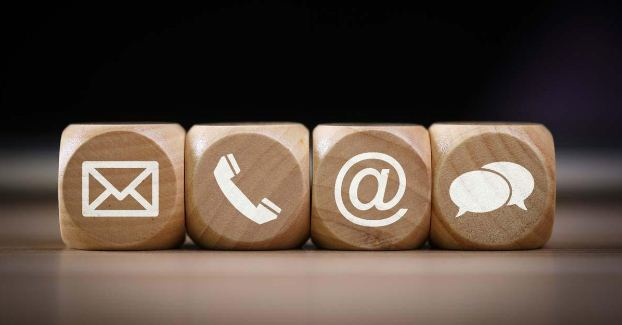
#> input picture 3.JPG, 622 x 325 px
$ python gray.py
#> lines starting #> are read from the running program, lines starting #| are printed output that depends on the picture; after the words box and inside, x2 and y2 are one past the last pixel; in counts of white or black regions, pixels touching at a corner belong together
import cv2
import numpy as np


img = cv2.imread("3.JPG")
#> img is the input picture: shape (325, 622, 3); mean B, G, R 65.8, 75.9, 90.8
imgGray = cv2.cvtColor(img, cv2.COLOR_BGRA2GRAY)
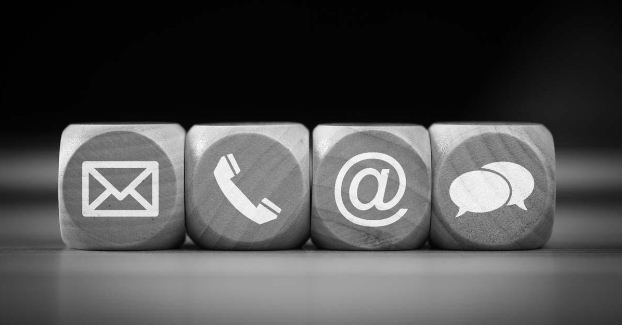
#> imgGray: shape (325, 622); min 0, max 254, mean 79.2
imgblur = cv2.GaussianBlur(imgGray, (7, 7), 0)
imgcanny = cv2.Canny(img, 100, 100)
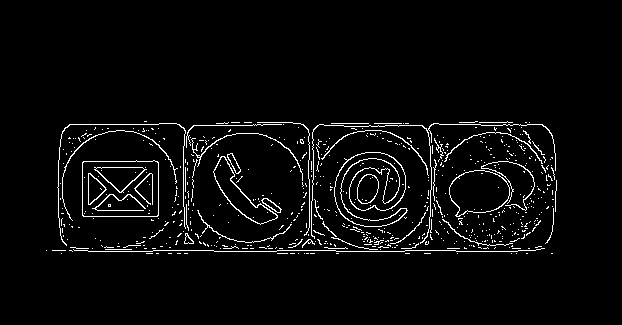
#> imgcanny: shape (325, 622); 3.8% white in thin lines or dots, all inside (x1, y1, x2, y2) = (46, 121, 557, 254)


cv2.imshow("canny", imgcanny)
cv2.imshow("gray", imgGray)
cv2.imshow("blur", imgblur)

cv2.waitKey(0)
